Frame 1 (no input): blank canvas, image omitted
Frame 60 (the mouse pressed at the canvas centre just before this capture): blank canvas, image omitted
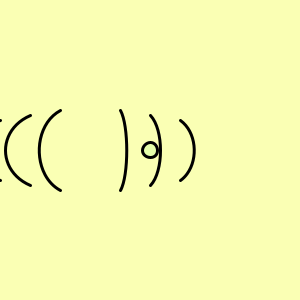
Frame 120 (the mouse held since frame 60 and released just before this capture)

The Processing sketch whose frames 1 and 60 were blank and that drew this single picture after the mouse press (run headless with seeded random() and noise(); from frame 60 on, the mouse is pressed at the canvas centre):

// Processing sketch: processing_99783
// ── processing_99783.pde

void setup () {
  size(300, 300);
  background(255);
  smooth();
}

void draw () {
  float x=mouseX;
  float y=mouseY;
  float ix=mouseX/8;
  float iy=mouseY/10;
  //  arcs (180,100);
  if ((y>0) || (y>=300)) {
    noFill();
    background(250, 255, 180);
    strokeWeight(3);
    curve(230, width/3, y/2.5, 110, y/2.5, 190, 230, width/1.5);
    curve(230, width/3, y/2.5-30, 115, y/2.5-30, 185, 230, width/1.5);
    curve(230, width/3, y/2.5-60, 120, y/2.5-60, 180, 230, width/1.5);

    curve(70, width/3, y/2.5+60, 110, y/2.5+60, 190, 70, width/1.5);
    curve(70, width/3, y/2.5+90, 115, y/2.5+90, 185, 70, width/1.5);
    curve(70, width/3, y/2.5+120, 120, y/2.5+120, 180, 70, width/1.5);
    float a=random (255);
    fill (115, 255, 125, a);
    ellipse(width/2, height/2, iy, iy);
  }
  if (keyPressed==true) {
      float a=random(255);
    float b=random(255);
    float c=random(255);
    background(a,b,c);    
    noFill();
    stroke(255);
    strokeWeight(3);
    curve(230, width/3, y/2.5, 110, y/2.5, 190, 230, width/1.5);
    curve(230, width/3, y/2.5-30, 115, y/2.5-30, 185, 230, width/1.5);
    curve(230, width/3, y/2.5-60, 120, y/2.5-60, 180, 230, width/1.5);

    curve(70, width/3, y/2.5+60, 110, y/2.5+60, 190, 70, width/1.5);
    curve(70, width/3, y/2.5+90, 115, y/2.5+90, 185, 70, width/1.5);
    curve(70, width/3, y/2.5+120, 120, y/2.5+120, 180, 70, width/1.5);
    fill (0);
    ellipse(width/2, height/2, iy+10, iy+10);

  }
}

/* if ((x>185) && (x<300)) {
 background(255);
 curve(x*-2,100,x,110,x,190,x*-2,200);*/
